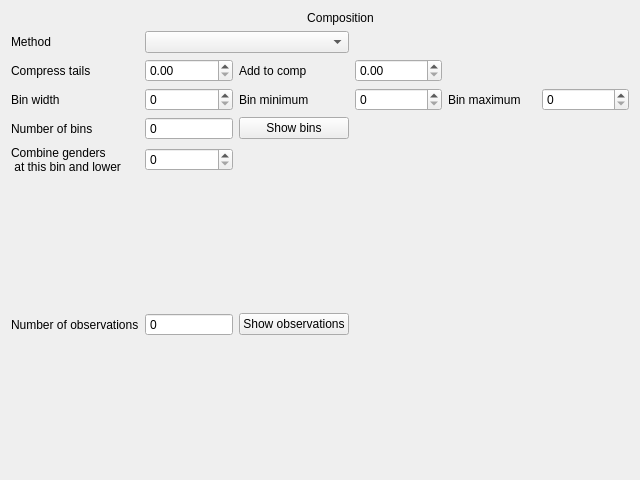
<?xml version="1.0" encoding="UTF-8"?>
<ui version="4.0">
 <class>composition_widget</class>
 <widget class="QWidget" name="composition_widget">
  <property name="geometry">
   <rect>
    <x>0</x>
    <y>0</y>
    <width>640</width>
    <height>480</height>
   </rect>
  </property>
  <property name="windowTitle">
   <string>Form</string>
  </property>
  <layout class="QGridLayout" name="gridLayout">
   <item row="4" column="4">
    <widget class="QSpinBox" name="spinBox_bin_min"/>
   </item>
   <item row="2" column="4">
    <widget class="QDoubleSpinBox" name="doubleSpinBox_add_to_comp"/>
   </item>
   <item row="10" column="3">
    <widget class="QPushButton" name="pushButton_obs">
     <property name="text">
      <string>Show observations</string>
     </property>
     <property name="flat">
      <bool>false</bool>
     </property>
    </widget>
   </item>
   <item row="11" column="4">
    <spacer name="verticalSpacer">
     <property name="orientation">
      <enum>Qt::Vertical</enum>
     </property>
     <property name="sizeHint" stdset="0">
      <size>
       <width>20</width>
       <height>40</height>
      </size>
     </property>
    </spacer>
   </item>
   <item row="0" column="2" colspan="4">
    <widget class="QLabel" name="label_7">
     <property name="text">
      <string>Composition</string>
     </property>
     <property name="alignment">
      <set>Qt::AlignCenter</set>
     </property>
    </widget>
   </item>
   <item row="2" column="3">
    <widget class="QLabel" name="label_add_to_comp">
     <property name="text">
      <string>Add to comp</string>
     </property>
    </widget>
   </item>
   <item row="1" column="2" colspan="2">
    <widget class="QComboBox" name="comboBox_method"/>
   </item>
   <item row="2" column="1">
    <widget class="QLabel" name="label_comp_tails">
     <property name="text">
      <string>Compress tails</string>
     </property>
    </widget>
   </item>
   <item row="1" column="1">
    <widget class="QLabel" name="label_method">
     <property name="text">
      <string>Method</string>
     </property>
    </widget>
   </item>
   <item row="2" column="2">
    <widget class="QDoubleSpinBox" name="doubleSpinBox_comp_tails"/>
   </item>
   <item row="4" column="2">
    <widget class="QSpinBox" name="spinBox_bin_width"/>
   </item>
   <item row="4" column="3">
    <widget class="QLabel" name="label_bin_min">
     <property name="text">
      <string>Bin minimum</string>
     </property>
    </widget>
   </item>
   <item row="10" column="1">
    <widget class="QLabel" name="label_num_obs">
     <property name="text">
      <string>Number of observations</string>
     </property>
    </widget>
   </item>
   <item row="4" column="5">
    <widget class="QLabel" name="label_bin_max">
     <property name="text">
      <string>Bin maximum</string>
     </property>
    </widget>
   </item>
   <item row="4" column="1">
    <widget class="QLabel" name="label_bin_width">
     <property name="text">
      <string>Bin width</string>
     </property>
    </widget>
   </item>
   <item row="10" column="2">
    <widget class="QSpinBox" name="spinBox_num_obs">
     <property name="readOnly">
      <bool>true</bool>
     </property>
     <property name="buttonSymbols">
      <enum>QAbstractSpinBox::NoButtons</enum>
     </property>
    </widget>
   </item>
   <item row="9" column="1">
    <spacer name="verticalSpacer_2">
     <property name="orientation">
      <enum>Qt::Vertical</enum>
     </property>
     <property name="sizeHint" stdset="0">
      <size>
       <width>20</width>
       <height>40</height>
      </size>
     </property>
    </spacer>
   </item>
   <item row="4" column="8">
    <widget class="QSpinBox" name="spinBox_bin_max"/>
   </item>
   <item row="5" column="1">
    <widget class="QLabel" name="label_num_bins">
     <property name="text">
      <string>Number of bins</string>
     </property>
    </widget>
   </item>
   <item row="5" column="2">
    <widget class="QSpinBox" name="spinBox_num_bins">
     <property name="readOnly">
      <bool>true</bool>
     </property>
     <property name="buttonSymbols">
      <enum>QAbstractSpinBox::NoButtons</enum>
     </property>
    </widget>
   </item>
   <item row="5" column="3">
    <widget class="QPushButton" name="pushButton_bins">
     <property name="text">
      <string>Show bins</string>
     </property>
     <property name="flat">
      <bool>false</bool>
     </property>
    </widget>
   </item>
   <item row="6" column="2">
    <widget class="QSpinBox" name="spinBox_comb_genders"/>
   </item>
   <item row="6" column="1">
    <widget class="QLabel" name="label_comb_genders">
     <property name="text">
      <string>Combine genders
 at this bin and lower</string>
     </property>
    </widget>
   </item>
  </layout>
 </widget>
 <resources/>
 <connections/>
</ui>
